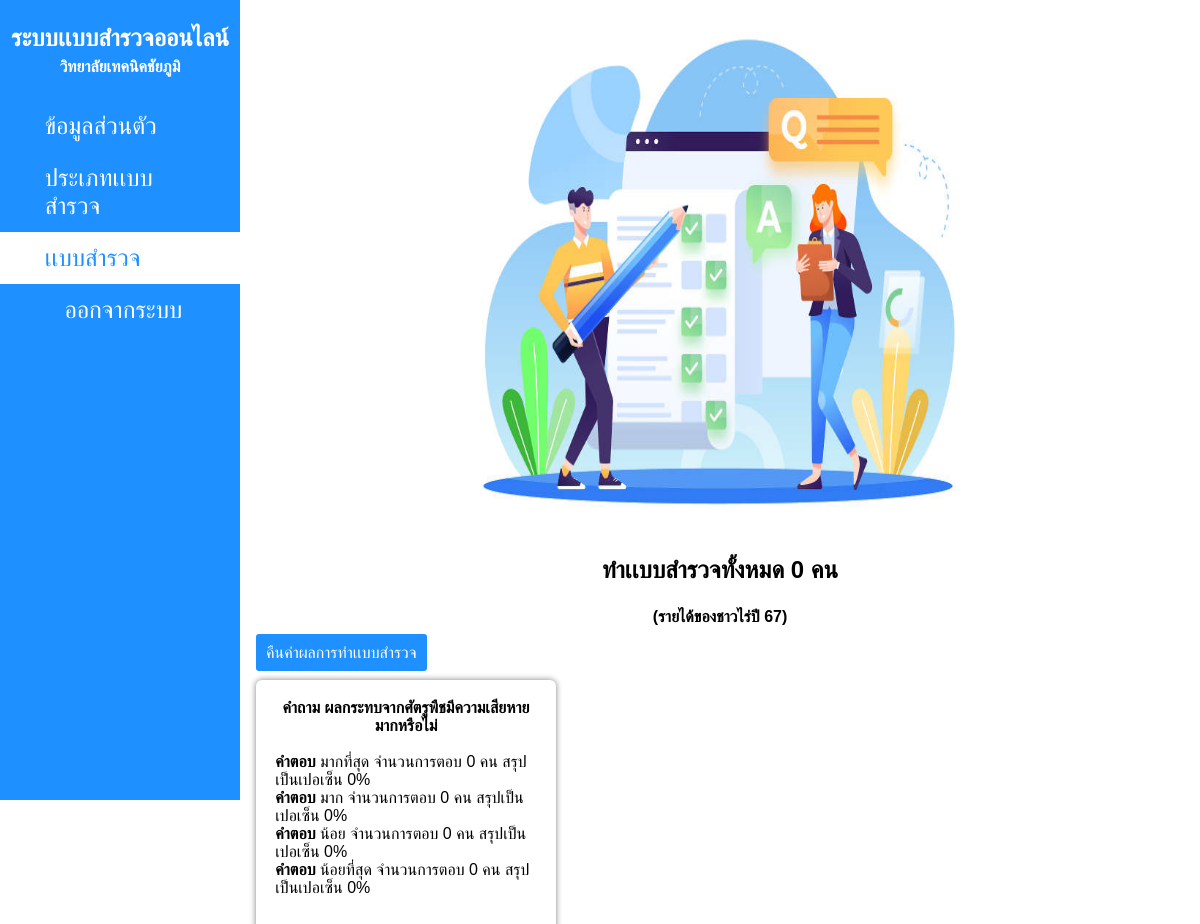
Screenshot of /admin/report.php?id=10 (signed in) with the database file from the repository.
### tables this page shows
CREATE TABLE `poll` (
  `poll_id` int(11) NOT NULL,
  `poll_name` varchar(100) NOT NULL,
  `timeadd` timestamp NOT NULL DEFAULT current_timestamp() ON UPDATE current_timestamp(),
  `img` varchar(100) NOT NULL,
  `type_id` int(11) NOT NULL,
  `age` varchar(11) NOT NULL,
  `sex` varchar(100) NOT NULL,
  `education` varchar(100) NOT NULL,
  `pro` varchar(100) NOT NULL,
  `orher` varchar(100) NOT NULL
);

CREATE TABLE `ask` (
  `ask_id` int(11) NOT NULL,
  `ask_name` varchar(100) NOT NULL,
  `poll_id` int(11) NOT NULL
);

CREATE TABLE `ans` (
  `ans_id` int(11) NOT NULL,
  `ans_text` varchar(100) NOT NULL,
  `ask_id` int(11) NOT NULL,
  `poll_id` int(11) NOT NULL
);

### config/database.php (called while the page is built, shortened)
<?php
class Database{
    public $host = "localhost";
    public $username = "root";
    public $password = "";
    public $dbname = "p_poll";
    public $db;
    public function dbconect(){
        $this->db = new mysqli($this->host, $this->username, $this->password, $this->dbname);
        $this->db->set_charset("utf8mb4");
    }
    public function selectwhere($table, $where){
        $condition = "";
         foreach($where as $key => $value){
            $condition .= $key . " = '" . $value . "' AND ";
         }
         $condition = substr($condition, 0, -5);
         $sql = "SELECT * FROM " . $table . " WHERE " . $condition . " ";
         $result = $this->db->query($sql);
         $list = array();
         while($data = $result->fetch_assoc()){
            $list[] = $data;
         }
         return $list;
    }
}
?>

### config/load.php (called while the page is built, shortened)
<?php
require_once 'database.php';
$db = new Database();
?>

### admin/report.php (the view, shortened to what this page needs)
<?php
require_once 'header.php';
$id = $_GET['id'];
$sql = "SELECT COUNT(*) AS count FROM reserve WHERE poll_id = $id ";
$result = mysqli_query($db->db,$sql);
foreach($result as $row);
$where = array(
    'poll_id' => $_GET['id']
);
$log = $db->selectwhere('poll', $where);
foreach($log as $row2);
$log_ask = $db->selectwhere('ask', $where);
?>
<body>
    <center>
        <img src="<?php echo $row2['img'] ?>" alt="" style="width:512px; height:512px;">
    </center>
    <h2>ทำเเบบสำรวจทั้งหมด <?php echo $row['count'] ?> คน</h2>
    <center>
    <p><b>(<?php echo $row2['poll_name'] ?>)</b> </p>
    </center>
    <br>
    <a class="a-out" onclick="return confirm('คุณต้องการคืนค่าผลการทำเเบบสำรวจหรือไม่')" href="?reset=<?php echo $_GET['id'] ?>">คืนค่าผลการทำเเบบสำรวจ</a>
<br><br>
    <div class="d-fixed">
    <?php
foreach($log_ask as $row_ask){
    $where_ans = array(
        'ask_id' => $row_ask['ask_id']
    );
    $log_ans = $db->selectwhere('ans', $where_ans);
?>
<div class="box-fixed boxsm">
    <div class="form-report">
<center>
<b><p>คำถาม <?php echo $row_ask['ask_name'] ?> </p></b>
<br>
</center>
<?php foreach($log_ans as $row_ans){
        $sql2 = "SELECT COUNT(*) as sum_count FROM reserve_items WHERE ans_id = {$row_ans['ans_id']}";
        $result2 = mysqli_query($db->db, $sql2);
        foreach($result2 as $sum);
     if($sum['sum_count'] == 0){
        $total_cut = 0;
     }else{
        $total = $sum['sum_count'] / $row['count'] * 100;
        $total_cut = round($total, 2);
     }
    ?>
<p><b>คำตอบ </b><?php echo $row_ans['ans_text'] ?> จำนวนการตอบ <?php echo $sum['sum_count'] ?> คน สรุปเป็นเปอเซ็น <?php  echo $total_cut."%"?> </p>
<?php } ?>
<br>
    </div>
</div>
<br>
<?php } echo "</div>"; ?>
</body>
</html>

### config/style.css (style rules this page uses)
* { margin: 0; padding: 0; box-sizing: border-box; font-family: Arial,sans-serif; }
.d-fixed { display: flex; gap:20px; flex-wrap: wrap; }
.box-fixed { box-shadow: 0px 0px 6px 0px gray; padding: 1.2rem; border-radius: 6px; }
.boxsm { width: 300px; }
h2,h1 { text-align: center; margin-top: 24px; margin-bottom: 24px; }
.a-out { padding: 10px; border-radius: 3px; border: none; background-color: dodgerblue; color:white; cursor: pointer; text-decoration: none; }

### rows the page displays
poll: img (picture), poll_name "รายได้ของชาวไร่ปี 67"
ask: ask_name "ผลกระทบจากศัตรูพืชมีความเสียหายมากหรือไม่"
ans: ans_text "มากที่สุด", sum_count "0", total_cut "0"
ans: ans_text "มาก", sum_count "0", total_cut "0"
ans: ans_text "น้อย", sum_count "0", total_cut "0"
ans: ans_text "น้อยที่สุด", sum_count "0", total_cut "0"

### other values shown
$row['count'] "0"
